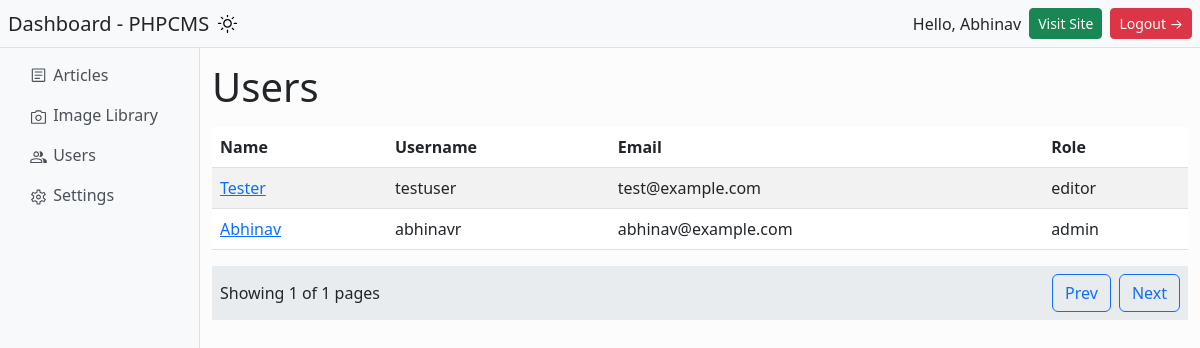
The app's page /app/public/admin/users.php (signed in) with its own data.
### tables this page shows
CREATE TABLE `users` (
  `id` int(11) NOT NULL AUTO_INCREMENT,
  `username` varchar(255) DEFAULT NULL,
  `password` varchar(255) DEFAULT NULL,
  `email` varchar(255) DEFAULT NULL,
  `first_name` varchar(255) DEFAULT NULL,
  `role` varchar(255) DEFAULT NULL,
  PRIMARY KEY (`id`)
);

### app/inc/userClass.php (called while the page is built, shortened)
<?php
class User {
    private $con;
    public function __construct(Database $database) {
        $this->database = $database;
        $this->con = $this->database->db_connect();
    }
    public function get_users($args = []) {
         $limit = $args['per_page'];
         $offset = ($args['page_no'] - 1) * $limit;
        try {
            $stmt = $this->con->prepare("SELECT * FROM users ORDER BY id DESC LIMIT :limit OFFSET :offset");
            $stmt->bindParam(":limit", $limit, PDO::PARAM_INT);
            $stmt->bindParam(":offset", $offset, PDO::PARAM_INT);
            $stmt->execute();
            $result = $stmt->fetchAll(PDO::FETCH_ASSOC);
            return $result;
        }
        catch (PDOException $e) {
            echo $e->getMessage();
        }
    }
    public function get_user_count() {
        $count = $this->con->query("SELECT count(*) FROM users")->fetchColumn();
        return $count;
    }
}

### app/inc/databaseClass.php (called while the page is built, shortened)
<?php
class Database {
    private $hostname = "mysql";
    private $db_name = "phpcms";
    private $db_user = "abhinav";
    private $db_password = "password";
    public function db_connect() {
        $this->con = NULL;
        try {
            $this->con = new PDO("mysql:host=" . $this->hostname . ";dbname=" . $this->db_name, $this->db_user, $this->db_password);
        }
        catch (PDOException $e) {
            echo $e->getMessage();
        }
        return $this->con;
    }
}

### app/public/admin/users.php (the view, shortened to what this page needs)
<?php
require_once '../../inc/databaseClass.php';
require_once '../../inc/userClass.php';
$database = new Database();
$user_obj = new User($database);
$user_count = $user_obj->get_user_count();
$args = [
    'per_page' => 10,
    'page_no' => 1,
];
$page_no = $args['page_no'];
$total_pages =
    ($user_count % $args['per_page'] === 0) ?
    floor($user_count / $args['per_page']) :
    floor($user_count / $args['per_page']) + 1;
$users = $user_obj->get_users($args);
?>
<div class="container-fluid text-left">
    <div class="row position-relative">
        <div class="editor-middle col-md-10 bg-light-subtle">
            <h1 class="text-2xl pb-2 border-b mb-2">Users</h1>
            <table class="table table-striped">
                <thead>
                    <tr class="[&>th]:border-b text-left [&>th]:p-2">
                        <th>Name</th>
                        <th>Username</th>
                        <th>Email</th>
                        <th>Role</th>
                    </tr>
                </thead>
                <tbody>
                    <?php foreach($users as $user) : ?>
                        <tr class="[&>td]:border-b text-left [&>td]:p-2 hover:bg-slate-100 [&>td>a:hover]:underline [&>td>a]:text-sky-600">
                            <td>
                                <a href="edit-user.php?id=<?= $user['id']; ?>">
                                    <?= $user['first_name']; ?>
                                </a>
                            </td>
                            <td>
                                <?= $user['username']; ?>
                            </td>
                            <td><?= $user['email']; ?></td>
                            <td><?= $user['role']; ?></td>
                        </tr>
                    <?php endforeach; ?>
                </tbody>
            </table>
            <div class="py-2 px-2 my-2 bg-body-secondary d-flex justify-content-between align-items-center">
                <p class="mb-0">Showing <?= $args['page_no'] ?> of <?= $total_pages ?> pages</p>
                <ul class="page-nav d-flex list-unstyled mb-0">
                    <li>
                        <a href="<?php echo $page_no > 1 ? 'users.php?page_no=' . $page_no - 1 : '#' ?>" class="btn btn-outline-primary me-2 <?php echo $page_no > 1 ? 'bg-slate-300' : 'bg-slate-200 pointer-events-none' ?>">Prev</a>
                    </li>
                    <li>
                        <a href="<?php echo $page_no < $total_pages ? 'users.php?page_no=' . $page_no + 1 : '#' ?>" class="btn btn-outline-primary <?php echo $page_no < $total_pages ? 'bg-slate-300' : 'bg-slate-200 pointer-events-none' ?>">Next</a>
                    </li>
                </ul>
            </div>
        </div>
    </div>
</div>

### app/public/admin/assets/custom.css (style rules this page uses)
.sidebar, .editor-middle, .editor-sidebar { position: relative; top: 47px; }
.editor-middle { padding-top: 1rem; }

### records on screen
users: first_name "Tester", username "testuser", email "test@example.com", role "editor"
users: first_name "Abhinav", username "abhinavr", email "abhinav@example.com", role "admin"

### other values on screen
$_SESSION['first_name'] "Abhinav"
$args['page_no'] "1"
$total_pages "1"
